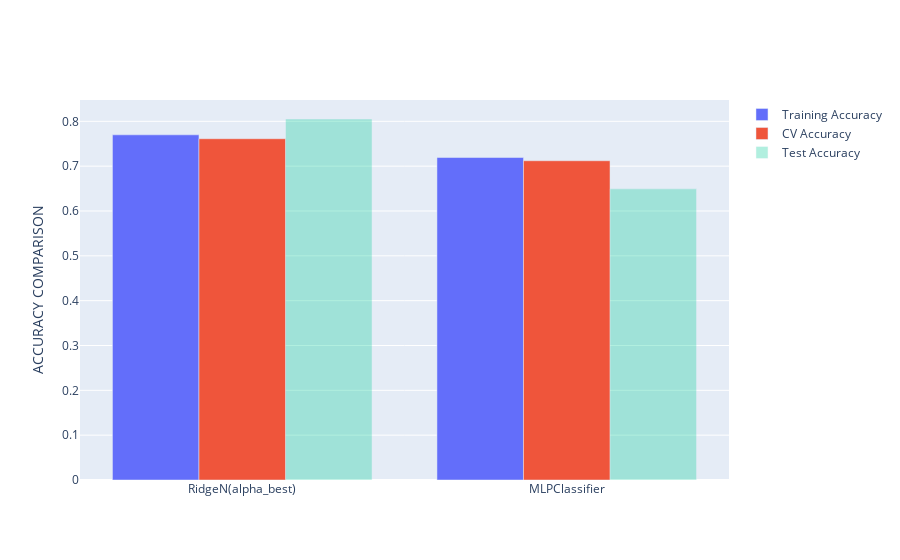

Notebook code cell kept with this figure:
### Code cell
MLP_model = Pipeline([
    ("SelectColumns", ColumnTransformer([
        ("keep", "passthrough", quantitative_features),
    ])),
    ("Imputation", SimpleImputer()),
    ("LinearModel", MLPClassifier())
])
models["MLPClassifier"] = MLP_model
MLP_model.fit(tr, tr['Outcome'])
y = MLP_model.predict(te)
print(ap(y, te['Outcome'], normalize=True))
compare_models(models)

### Figure 1 — Plotly figure (JSON) as saved in the notebook; plotly's stock layout.template omitted (floating-point values rounded to 4 significant figures)
{"data": [{"name": "Training Accuracy", "type": "bar", "x": ["RidgeN(alpha_best)", "MLPClassifier"], "y": [0.7699, 0.7192]}, {"name": "CV Accuracy", "type": "bar", "x": ["RidgeN(alpha_best)", "MLPClassifier"], "y": [0.7612, 0.712]}, {"name": "Test Accuracy", "opacity": 0.3, "type": "bar", "x": ["RidgeN(alpha_best)", "MLPClassifier"], "y": [0.8052, 0.6494]}], "layout": {"yaxis": {"title": {"text": "ACCURACY COMPARISON"}}}}
